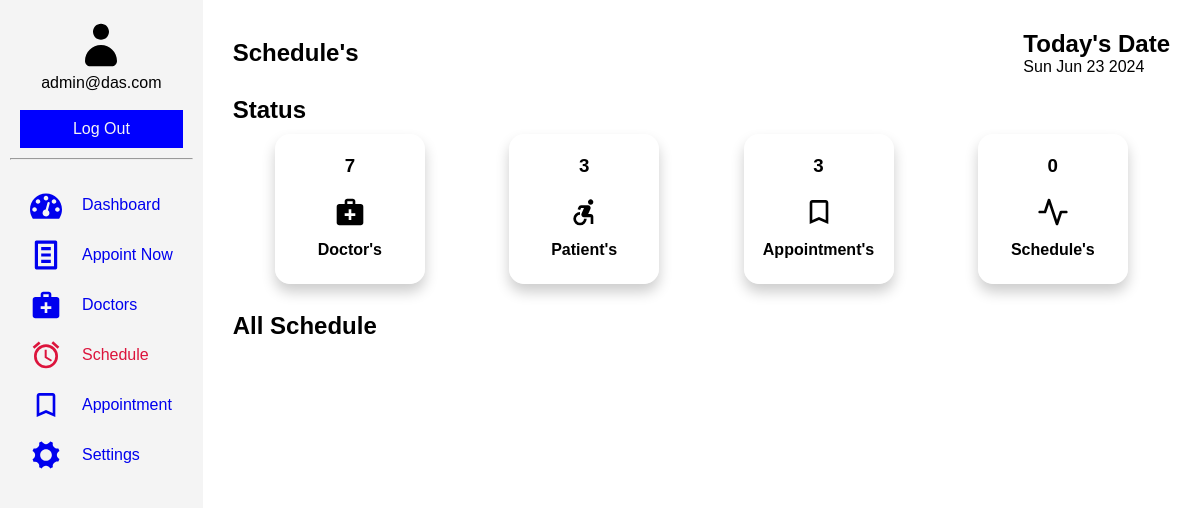
Page /patient/schedule.php (signed in) on the earlier database version.
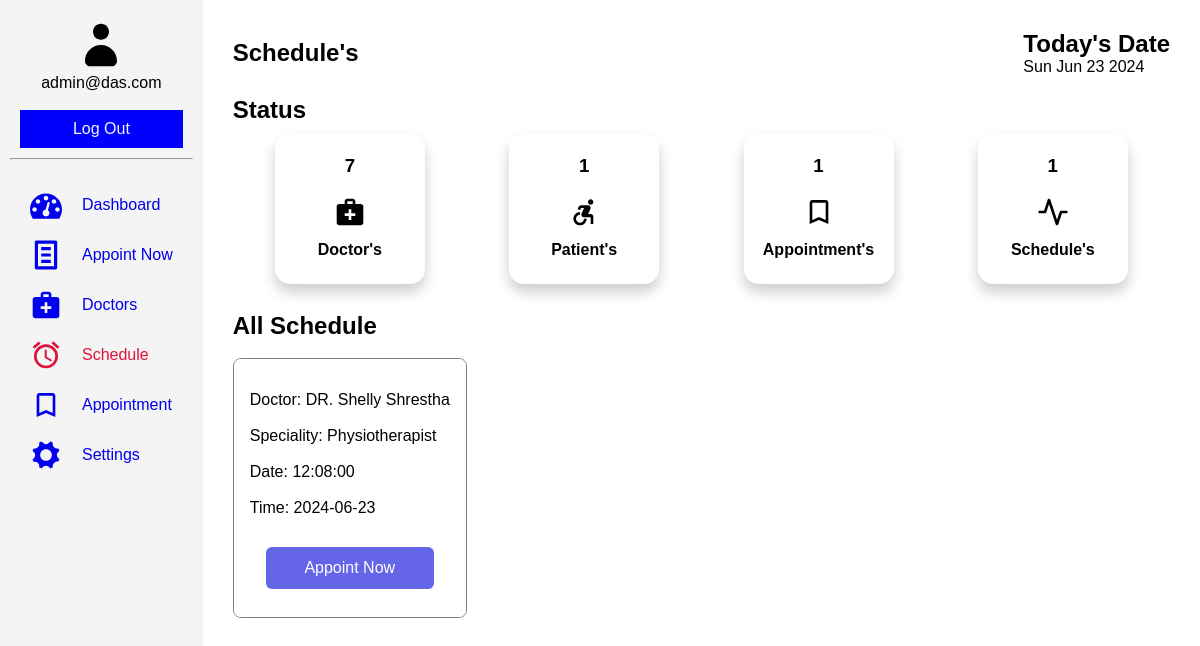
Same page on the later database version.
### tables this page shows
CREATE TABLE `schedule` (
  `id` int(11) NOT NULL,
  `sid` int(11) NOT NULL,
  `time` time NOT NULL,
  `did` int(11) NOT NULL,
  `date` date NOT NULL
);

CREATE TABLE `doctor` (
  `id` int(11) NOT NULL,
  `fname` varchar(60) NOT NULL,
  `email` varchar(60) NOT NULL,
  `password` varchar(60) NOT NULL,
  `phone` varchar(60) NOT NULL,
  `image_name` varchar(255) NOT NULL,
  `image_path` varchar(255) NOT NULL,
  `sid` int(11) DEFAULT NULL,
  `created_at` timestamp NULL DEFAULT current_timestamp()
);

CREATE TABLE `specialities` (
  `id` int(11) NOT NULL,
  `title` varchar(60) NOT NULL,
  `description` text NOT NULL,
  `image_name` varchar(60) NOT NULL,
  `image_path` varchar(255) NOT NULL,
  `created_at` timestamp NULL DEFAULT current_timestamp()
);

### patient/schedule.php (the view, shortened to what the changed rows need)
<?php
    include('../connection.php');
    $sql = "SELECT sp.title, sc.time, doc.fname, sc.date from schedule as sc INNER JOIN specialities as sp ON sc.sid = sp.id INNER JOIN doctor as doc ON sc.did = doc.id";
    $result = mysqli_query($conn, $sql);
?>
<!DOCTYPE html>
<html lang="en">
<head>
    <link rel="stylesheet" href="../assets/dash1.css">
</head>
<body>
    <section class="dashboard">
        <div class="main">
            <div class="head">
                <div class="head-bar">
                    <h2>Schedule's</h2>
                </div>
                <div class="date-container">
                    <h1>Today's Date</h1>
                </div>
            </div>
            <div class="status">
                <div class="status-bar">
                    <h2>Status</h2>
                </div>
                <div class="dash-collection">
                    <div class="doc">
                        <?php
                            $psql = "SELECT * FROM patient";
                            $presult = mysqli_query($conn, $psql);
                            if($prow = mysqli_num_rows($presult)){
                                echo '<h3>'.$prow.'</h3>';
                            }else{
                                echo '<h3>0</h3>';
                            }
                        ?>
                        <svg class="icon icon-accessible_forward"><use xlink:href="#icon-accessible_forward"></use></svg><br>
                        <h4>Patient's</h4><br>
                    </div>
                    <div class="doc">
                        <?php
                            $asql = "SELECT * FROM appointment";
                            $aresult = mysqli_query($conn, $asql);
                            if($arow = mysqli_num_rows($aresult)){
                                echo '<h3>'.$arow.'</h3>';
                            }else{
                                echo '<h3>0</h3>';
                            }
                        ?>
                        <svg class="icon icon-bookmark_outline"><use xlink:href="#icon-bookmark_outline"></use></svg><br>
                        <h4>Appointment's</h4><br>
                    </div>
                    <div class="doc">
                        <?php
                            $ssql = "SELECT * FROM schedule";
                            $sresult = mysqli_query($conn, $ssql);
                            if($srow = mysqli_num_rows($sresult)){
                                echo '<h3>'.$srow.'</h3>';
                            }else{
                                echo '<h3>0</h3>';
                            }
                        ?>
                        <svg class="icon icon-activity"><use xlink:href="#icon-activity"></use></svg><br>
                        <h4>Schedule's</h4><br>
                    </div>
                </div>
            </div><br>
            <div class="sessions">
                <div>
                <h2>All Schedule</h2><br>
                </div>
                <div class="cards">
                    <?php
                        while($row = mysqli_fetch_assoc($result)){
                    ?>
                    <div class="card">
                        <div class="title">
                        <div class="content">
                            <p>Doctor:
                                <?php echo $row['fname'];
                                ?>
                            </p><br>
                            <p>Speciality:
                                <?php echo $row['title'];
                                ?>
                            </p><br>
                            <p>Date: <?php echo $row['time'] ?></p><br>
                            <p>Time: <?php echo $row['date'] ?></p><br>
                        </div>
                        <div class="actions">
                                <button class="book" type="submit"><a href="../patient/form.php">Appoint Now</a></button>
                        </div>
                    </div>
                </div>
                <?php
                }
            ?>
            </div>
        </div>
    </section>
</body>
</html>

Differences in the rows shown:
added schedule: did.fname "DR. Shelly Shrestha", sid.title "Physiotherapist", time "12:08:00", date "2024-06-23"
Other differences:
$prow: "3" → "1"
$arow: "3" → "1"
$srow: (not shown) → "1"
text no longer shown: "0"
